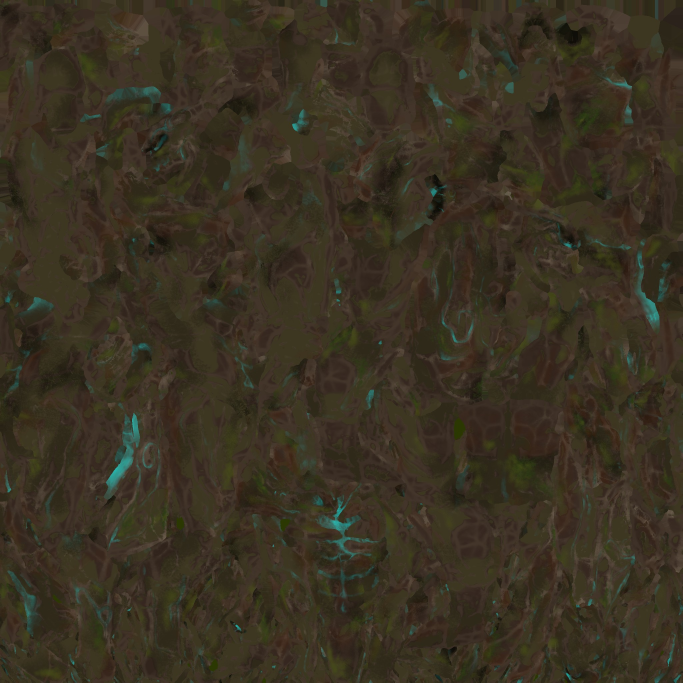
#> input picture Resources/Models/Animation/Boss/EarthGolem_albedo.jpeg, 2048 x 2048 px, given in place of asphalt_02_diff_2k.jpg, which was not available (shown at 1/3 size)
$ python prep_assets.py
#> lines starting #> are read from the running program, lines starting #| are printed output that depends on the picture
# 参考画像の素材をゲームのテクスチャと実機スクリーンショットから切り出す
import pathlib,shutil
from PIL import Image
here=pathlib.Path(__file__).resolve().parent
root=here.parents[2]
O=here/'assets';O.mkdir(exist_ok=True)
R=root/'Resources/Textures';T=root/'tests/out'
Image.open(R/'PolyHaven/asphalt_02_diff_2k.jpg').convert('RGB').save(O/'asphalt.jpg',quality=88)
Image.open(R/'PolyHaven/wooden_picnic_table_top_diff_2k.jpg').convert('RGB').resize((1024,1024)).save(O/'wood_a.jpg',quality=85)
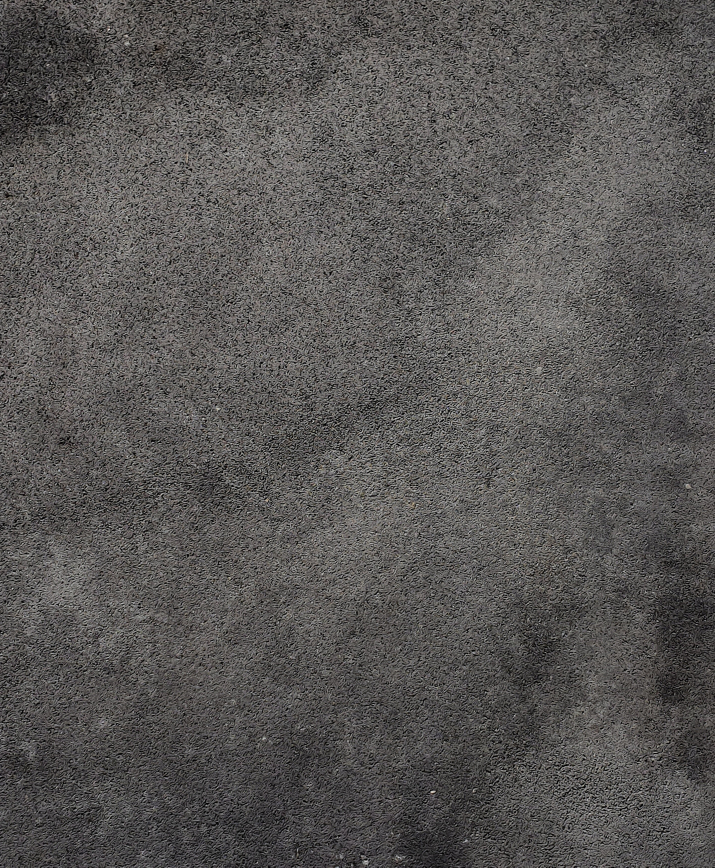
#> input picture Resources/Models/Plane/example.jpg, 2860 x 3470 px, given in place of wooden_picnic_table_top_diff_2k.jpg, which was not available (shown at 1/4 size)
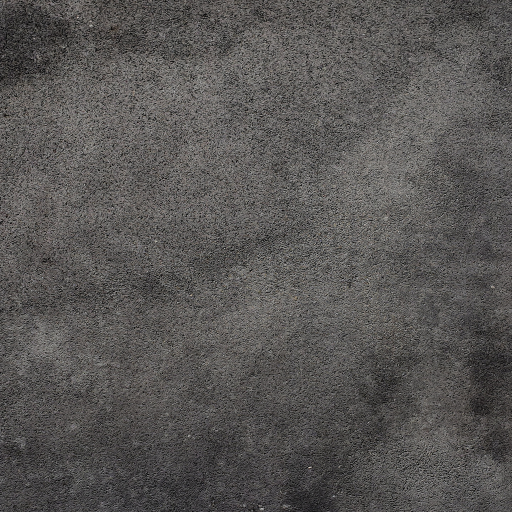
#> saved as wood_a.jpg: PIL image 1024x1024 RGB (shown at 1/2 size); mean R, G, B 88.4, 86.2, 84.7
Image.open(R/'PolyHaven/weathered_plank_siding_diff_2k.jpg').convert('RGB').resize((1024,1024)).save(O/'wood_b.jpg',quality=85)
Image.open(R/'paper.png').convert('RGB').save(O/'paper.jpg',quality=88)
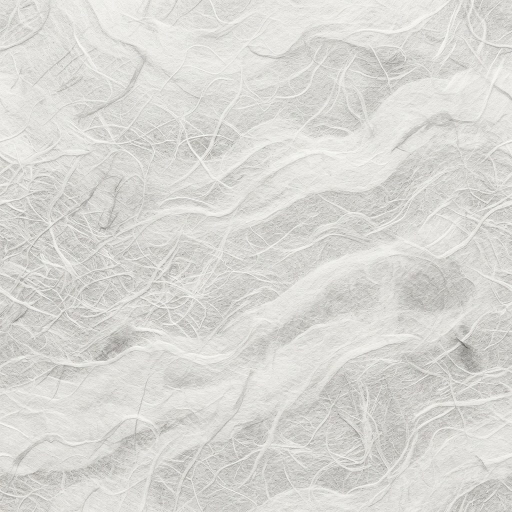
#> input picture Docs/UIDesign/scenes/assets/paper.jpg, 1024 x 1024 px, given in place of paper.png, which was not available (shown at 1/2 size)
#> (the run stopped early here; a loop or call above may not have finished)
